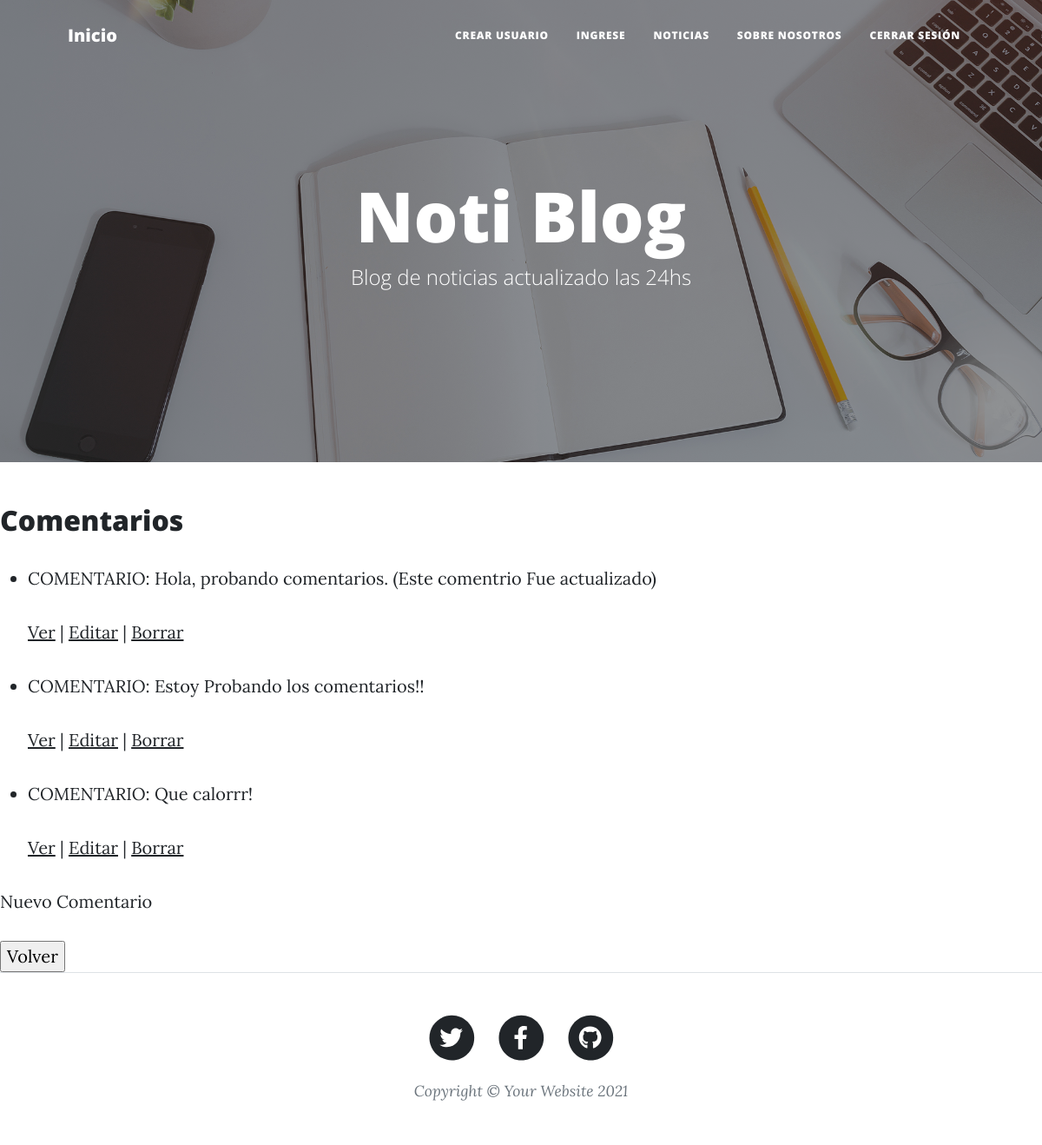
Page /PlayApp/comentarios_lista/ on the committed database.
### PlayApp/models.py (models this page shows, shortened)
class Comentario(models.Model):
    nombre = models.CharField(max_length=40)
    comentario = models.TextField(max_length=300)
    fecha = models.DateTimeField(auto_now=True, auto_now_add=False, max_length=12)

### PlayApp/views.py (the view)
# urls.py: path("comentarios_lista/", views.Listar_Comentario.as_view(), name = "Lista Comentarios" ),
class Listar_Comentario(ListView):
    model = Comentario
    template_name = "PlayApp/T06.1-comentarios_lista.html"

### PlayApp/Templates/PlayApp/T06.1-comentarios_lista.html
{% extends "PlayApp/T01-view.html" %}
{% load static %}
{% block ContenidoTemplate %}
<body>
    <h2>Comentarios</h2>
    <ul>
        {% for comentario in object_list %}
            <li>
                <p>COMENTARIO: {{ comentario.comentario }} </p>
                <p>
                    <a href="{% url 'Detalle Comentarios' comentario.id %}">Ver</a> |
                    <a href="{% url 'Update Comentarios' comentario.id %}">Editar</a> |
                    <a href="{% url 'Delete Comentarios' comentario.id %}">Borrar</a>
                </p>
            </li>
        {% endfor %}
    </ul>
    <a href="{% url 'Crear Comentarios'  %}">Nuevo Comentario</a>
    <br><br><input type = "button" value = "Volver" onclick = "history.back()">
</body>
{% endblock %}

### rows in the picture
Comentario: comentario "Hola, probando comentarios. (Este comentrio Fue actualizado)"
Comentario: comentario "Estoy Probando los comentarios!!"
Comentario: comentario "Que calorrr!"
